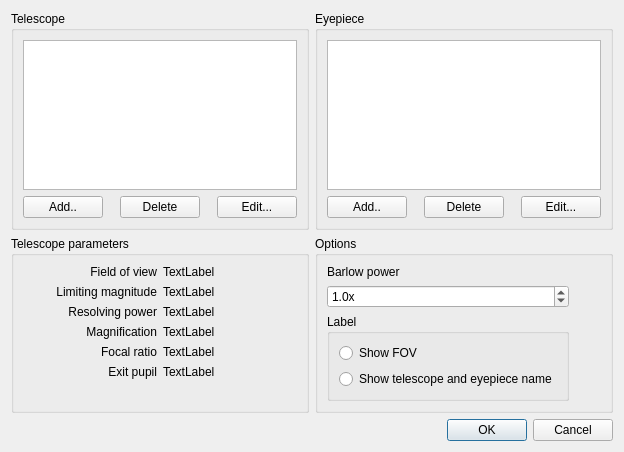
<?xml version="1.0" encoding="UTF-8"?>
<ui version="4.0">
 <class>CSelTeleField</class>
 <widget class="QDialog" name="CSelTeleField">
  <property name="geometry">
   <rect>
    <x>0</x>
    <y>0</y>
    <width>624</width>
    <height>428</height>
   </rect>
  </property>
  <property name="windowTitle">
   <string>Select a field of view</string>
  </property>
  <layout class="QGridLayout" name="gridLayout_3" rowstretch="0,0,0" rowminimumheight="0,0,0">
   <item row="2" column="0" colspan="2">
    <layout class="QHBoxLayout" name="horizontalLayout_3">
     <item>
      <spacer name="horizontalSpacer_4">
       <property name="orientation">
        <enum>Qt::Horizontal</enum>
       </property>
       <property name="sizeHint" stdset="0">
        <size>
         <width>40</width>
         <height>20</height>
        </size>
       </property>
      </spacer>
     </item>
     <item>
      <widget class="QPushButton" name="pushButton_6">
       <property name="text">
        <string>OK</string>
       </property>
       <property name="default">
        <bool>true</bool>
       </property>
      </widget>
     </item>
     <item>
      <widget class="QPushButton" name="pushButton_5">
       <property name="text">
        <string>Cancel</string>
       </property>
      </widget>
     </item>
    </layout>
   </item>
   <item row="0" column="0">
    <widget class="QGroupBox" name="groupBox">
     <property name="title">
      <string>Telescope</string>
     </property>
     <layout class="QVBoxLayout" name="verticalLayout">
      <item>
       <widget class="QListWidget" name="listWidget">
        <property name="minimumSize">
         <size>
          <width>0</width>
          <height>150</height>
         </size>
        </property>
        <property name="editTriggers">
         <set>QAbstractItemView::NoEditTriggers</set>
        </property>
       </widget>
      </item>
      <item>
       <layout class="QHBoxLayout" name="horizontalLayout">
        <item>
         <widget class="QPushButton" name="pushButton">
          <property name="text">
           <string>Add..</string>
          </property>
         </widget>
        </item>
        <item>
         <spacer name="horizontalSpacer">
          <property name="orientation">
           <enum>Qt::Horizontal</enum>
          </property>
          <property name="sizeHint" stdset="0">
           <size>
            <width>40</width>
            <height>20</height>
           </size>
          </property>
         </spacer>
        </item>
        <item>
         <widget class="QPushButton" name="pushButton_7">
          <property name="text">
           <string>Delete</string>
          </property>
         </widget>
        </item>
        <item>
         <spacer name="horizontalSpacer_5">
          <property name="orientation">
           <enum>Qt::Horizontal</enum>
          </property>
          <property name="sizeHint" stdset="0">
           <size>
            <width>40</width>
            <height>20</height>
           </size>
          </property>
         </spacer>
        </item>
        <item>
         <widget class="QPushButton" name="pushButton_2">
          <property name="text">
           <string>Edit...</string>
          </property>
         </widget>
        </item>
       </layout>
      </item>
     </layout>
    </widget>
   </item>
   <item row="1" column="1">
    <widget class="QGroupBox" name="groupBox_4">
     <property name="title">
      <string>Options</string>
     </property>
     <layout class="QGridLayout" name="gridLayout_2">
      <item row="2" column="1">
       <widget class="QGroupBox" name="groupBox_5">
        <property name="title">
         <string>Label</string>
        </property>
        <layout class="QVBoxLayout" name="verticalLayout_4">
         <item>
          <layout class="QVBoxLayout" name="verticalLayout_3">
           <item>
            <widget class="QRadioButton" name="radioButton">
             <property name="text">
              <string>Show FOV</string>
             </property>
            </widget>
           </item>
           <item>
            <widget class="QRadioButton" name="radioButton_2">
             <property name="text">
              <string>Show telescope and eyepiece name</string>
             </property>
            </widget>
           </item>
          </layout>
         </item>
        </layout>
       </widget>
      </item>
      <item row="1" column="1">
       <widget class="QDoubleSpinBox" name="doubleSpinBox">
        <property name="suffix">
         <string>x</string>
        </property>
        <property name="decimals">
         <number>1</number>
        </property>
        <property name="minimum">
         <double>0.100000000000000</double>
        </property>
        <property name="maximum">
         <double>32.000000000000000</double>
        </property>
        <property name="singleStep">
         <double>0.500000000000000</double>
        </property>
        <property name="value">
         <double>1.000000000000000</double>
        </property>
       </widget>
      </item>
      <item row="0" column="1">
       <widget class="QLabel" name="label">
        <property name="text">
         <string>Barlow power</string>
        </property>
       </widget>
      </item>
      <item row="1" column="2">
       <spacer name="horizontalSpacer_3">
        <property name="orientation">
         <enum>Qt::Horizontal</enum>
        </property>
        <property name="sizeHint" stdset="0">
         <size>
          <width>40</width>
          <height>20</height>
         </size>
        </property>
       </spacer>
      </item>
      <item row="3" column="1">
       <spacer name="verticalSpacer">
        <property name="orientation">
         <enum>Qt::Vertical</enum>
        </property>
        <property name="sizeHint" stdset="0">
         <size>
          <width>20</width>
          <height>40</height>
         </size>
        </property>
       </spacer>
      </item>
     </layout>
    </widget>
   </item>
   <item row="1" column="0">
    <widget class="QGroupBox" name="groupBox_3">
     <property name="title">
      <string>Telescope parameters</string>
     </property>
     <layout class="QGridLayout" name="gridLayout">
      <item row="3" column="1">
       <widget class="QLabel" name="label_d">
        <property name="text">
         <string>TextLabel</string>
        </property>
       </widget>
      </item>
      <item row="4" column="0">
       <widget class="QLabel" name="label_6">
        <property name="text">
         <string>Focal ratio</string>
        </property>
        <property name="alignment">
         <set>Qt::AlignRight|Qt::AlignTrailing|Qt::AlignVCenter</set>
        </property>
       </widget>
      </item>
      <item row="1" column="1">
       <widget class="QLabel" name="label_b">
        <property name="text">
         <string>TextLabel</string>
        </property>
       </widget>
      </item>
      <item row="5" column="0">
       <widget class="QLabel" name="label_7">
        <property name="text">
         <string>Exit pupil</string>
        </property>
        <property name="alignment">
         <set>Qt::AlignRight|Qt::AlignTrailing|Qt::AlignVCenter</set>
        </property>
       </widget>
      </item>
      <item row="3" column="0">
       <widget class="QLabel" name="label_5">
        <property name="text">
         <string>Magnification</string>
        </property>
        <property name="alignment">
         <set>Qt::AlignRight|Qt::AlignTrailing|Qt::AlignVCenter</set>
        </property>
       </widget>
      </item>
      <item row="2" column="0">
       <widget class="QLabel" name="label_4">
        <property name="text">
         <string>Resolving power</string>
        </property>
        <property name="alignment">
         <set>Qt::AlignRight|Qt::AlignTrailing|Qt::AlignVCenter</set>
        </property>
       </widget>
      </item>
      <item row="5" column="1">
       <widget class="QLabel" name="label_f">
        <property name="text">
         <string>TextLabel</string>
        </property>
       </widget>
      </item>
      <item row="4" column="1">
       <widget class="QLabel" name="label_e">
        <property name="text">
         <string>TextLabel</string>
        </property>
       </widget>
      </item>
      <item row="1" column="0">
       <widget class="QLabel" name="label_3">
        <property name="text">
         <string>Limiting magnitude</string>
        </property>
        <property name="alignment">
         <set>Qt::AlignRight|Qt::AlignTrailing|Qt::AlignVCenter</set>
        </property>
       </widget>
      </item>
      <item row="0" column="0">
       <widget class="QLabel" name="label_2">
        <property name="text">
         <string>Field of view</string>
        </property>
        <property name="alignment">
         <set>Qt::AlignRight|Qt::AlignTrailing|Qt::AlignVCenter</set>
        </property>
       </widget>
      </item>
      <item row="0" column="1">
       <widget class="QLabel" name="label_a">
        <property name="text">
         <string>TextLabel</string>
        </property>
       </widget>
      </item>
      <item row="2" column="1">
       <widget class="QLabel" name="label_c">
        <property name="text">
         <string>TextLabel</string>
        </property>
       </widget>
      </item>
      <item row="6" column="0">
       <spacer name="verticalSpacer_2">
        <property name="orientation">
         <enum>Qt::Vertical</enum>
        </property>
        <property name="sizeHint" stdset="0">
         <size>
          <width>20</width>
          <height>40</height>
         </size>
        </property>
       </spacer>
      </item>
     </layout>
    </widget>
   </item>
   <item row="0" column="1">
    <widget class="QGroupBox" name="groupBox_2">
     <property name="title">
      <string>Eyepiece</string>
     </property>
     <layout class="QVBoxLayout" name="verticalLayout_2">
      <item>
       <widget class="QListWidget" name="listWidget_2">
        <property name="minimumSize">
         <size>
          <width>0</width>
          <height>150</height>
         </size>
        </property>
        <property name="editTriggers">
         <set>QAbstractItemView::NoEditTriggers</set>
        </property>
       </widget>
      </item>
      <item>
       <layout class="QHBoxLayout" name="horizontalLayout_2">
        <item>
         <widget class="QPushButton" name="pushButton_3">
          <property name="text">
           <string>Add..</string>
          </property>
         </widget>
        </item>
        <item>
         <spacer name="horizontalSpacer_6">
          <property name="orientation">
           <enum>Qt::Horizontal</enum>
          </property>
          <property name="sizeHint" stdset="0">
           <size>
            <width>40</width>
            <height>20</height>
           </size>
          </property>
         </spacer>
        </item>
        <item>
         <widget class="QPushButton" name="pushButton_8">
          <property name="text">
           <string>Delete</string>
          </property>
         </widget>
        </item>
        <item>
         <spacer name="horizontalSpacer_2">
          <property name="orientation">
           <enum>Qt::Horizontal</enum>
          </property>
          <property name="sizeHint" stdset="0">
           <size>
            <width>40</width>
            <height>20</height>
           </size>
          </property>
         </spacer>
        </item>
        <item>
         <widget class="QPushButton" name="pushButton_4">
          <property name="text">
           <string>Edit...</string>
          </property>
         </widget>
        </item>
       </layout>
      </item>
     </layout>
    </widget>
   </item>
  </layout>
 </widget>
 <tabstops>
  <tabstop>listWidget</tabstop>
  <tabstop>pushButton</tabstop>
  <tabstop>pushButton_2</tabstop>
  <tabstop>listWidget_2</tabstop>
  <tabstop>pushButton_3</tabstop>
  <tabstop>pushButton_4</tabstop>
  <tabstop>doubleSpinBox</tabstop>
  <tabstop>pushButton_6</tabstop>
  <tabstop>pushButton_5</tabstop>
 </tabstops>
 <resources/>
 <connections/>
</ui>
